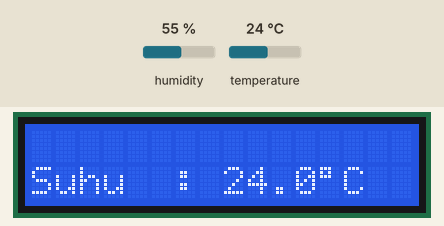
A sketch run on a simulated ESP32. Parts: 16×2 character LCD. The test bench sets the inputs (shaded band); at power-on: humidity 55 %, temperature 24 °C. What the sketch prints to the serial monitor is not drawn.

Above: at 8.8 s.
8.9 s: humidity set to 22 %
At 17.6 s:
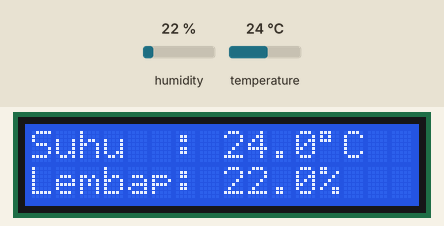
20.4 s: temperature set to 12 °C
At 24.5 s:
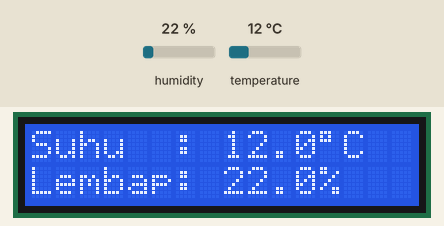
27.1 s: humidity set to 40 %
At 34.1 s:
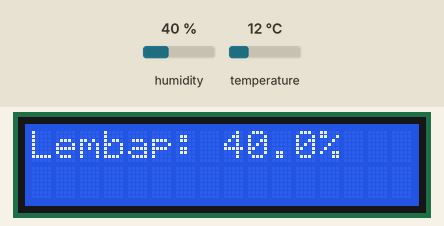
34.4 s: temperature set to 19 °C
At 38.4 s:
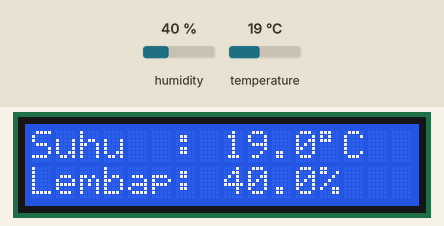
Timing chart, 0 to 39.9 s (numbered marks = the images above; inputs shaded):
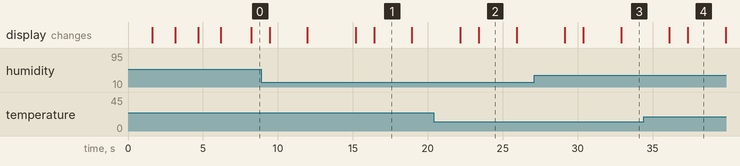

The sketch:

sketch_nov3b.ino
```cpp
#include <DHT.h>
#include <Wire.h>
#include <LiquidCrystal_I2C.h>

// Alamat I2C 0x27 (Ukuran LCD 16x2)
// Pin SDA = GPIO 21, Pin SCL = GPIO 22 pada ESP32 DevKit V1
LiquidCrystal_I2C lcd(0x27, 16, 2);

// Tentukan pin digital ESP32 untuk DHT22 (Menggunakan GPIO 4)
#define DHTPIN 4
#define DHTTYPE DHT22

DHT dht(DHTPIN, DHTTYPE);

// Array teks pesan panjang yang akan di-scroll vertikal (maksimal 16 karakter per elemen)
String pesanPembuka[] = {
  "Sistem Pemantau ",
  "Kualitas Udara  ",
  "Metode Mobile   ",
  "Z.A Pagar Alam  "
};
int jumlahPesan = sizeof(pesanPembuka) / sizeof(pesanPembuka[0]);

// --- FUNGSI KUSTOM SCROLL VERTIKAL ---
void scrollVertikal(String arrPesan[], int totalPesan, int delaySpeed) {
  for (int i = 0; i < totalPesan; i++) {
    lcd.clear();

    // Tampilkan kalimat saat ini di Baris Atas (Baris 0)
    lcd.setCursor(0, 0);
    lcd.print(arrPesan[i]);

    // Jika ada kalimat berikutnya, tampilkan di Baris Bawah (Baris 1)
    if (i + 1 < totalPesan) {
      lcd.setCursor(0, 1);
      lcd.print(arrPesan[i + 1]);
    }

    delay(delaySpeed); // Tahan beberapa saat sebelum bergeser
  }
}

void setup() {
  // Serial monitor ESP32 menggunakan baud rate 115200
  Serial.begin(9600);
  dht.begin();

  // Inisialisasi LCD 16x2 I2C
  lcd.init();
  lcd.backlight();

  // --- TAMPILAN PEMBUKA SCROLL VERTIKAL ---
  scrollVertikal(pesanPembuka, jumlahPesan, 1500); // Bergeser tiap 1.5 detik

  lcd.clear();
}

void loop() {
  delay(2000); // Jeda pembacaan DHT22 (minimal 2 detik)

  float h = dht.readHumidity();
  float t = dht.readTemperature();

  // Cek apakah pembacaan sensor gagal
  if (isnan(h) || isnan(t)) {
    Serial.println(F("Gagal membaca data dari sensor DHT22!"));
    lcd.setCursor(0, 0);
    lcd.print("ERR: Sensor DHT ");
    lcd.setCursor(0, 1);
    lcd.print("Cek Pin GPIO 4! ");
    return;
  }

  // Tampilkan data ke Serial Monitor
  Serial.print(F("Suhu: "));
  Serial.print(t, 1);
  Serial.print(F(" °C | Kelembapan: "));
  Serial.print(h, 1);
  Serial.println(F(" %"));

  // --- EFEK SCROLL VERTIKAL UNTUK DATA SENSOR ---
  // Step 1: Data Suhu muncul di baris bawah
  lcd.clear();
  lcd.setCursor(0, 1);
  lcd.print("Suhu  : " + String(t, 1) + (char)223 + "C   ");
  delay(1200);

  // Step 2: Data Suhu naik ke baris atas, Data Kelembapan muncul di baris bawah
  lcd.clear();
  lcd.setCursor(0, 0);
  lcd.print("Suhu  : " + String(t, 1) + (char)223 + "C   ");
  lcd.setCursor(0, 1);
  lcd.print("Lembap: " + String(h, 1) + "%    ");
  delay(2500);

  // Step 3: Data Suhu hilang, Kelembapan naik ke baris atas
  lcd.clear();
  lcd.setCursor(0, 0);
  lcd.print("Lembap: " + String(h, 1) + "%    ");
  delay(1200);
}
```

Measured:
- what the display in image 1 shows lasts 2.5 s, from 16.4 s to 18.9 s
